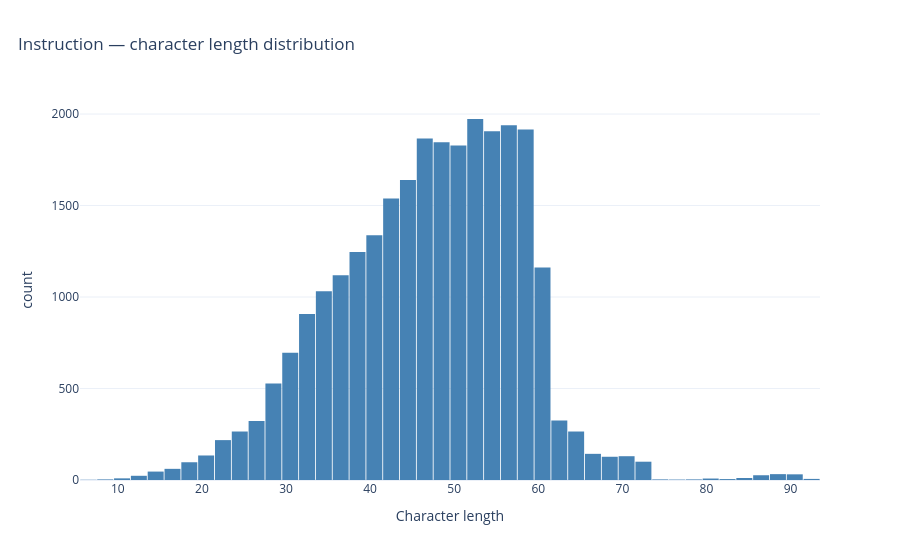
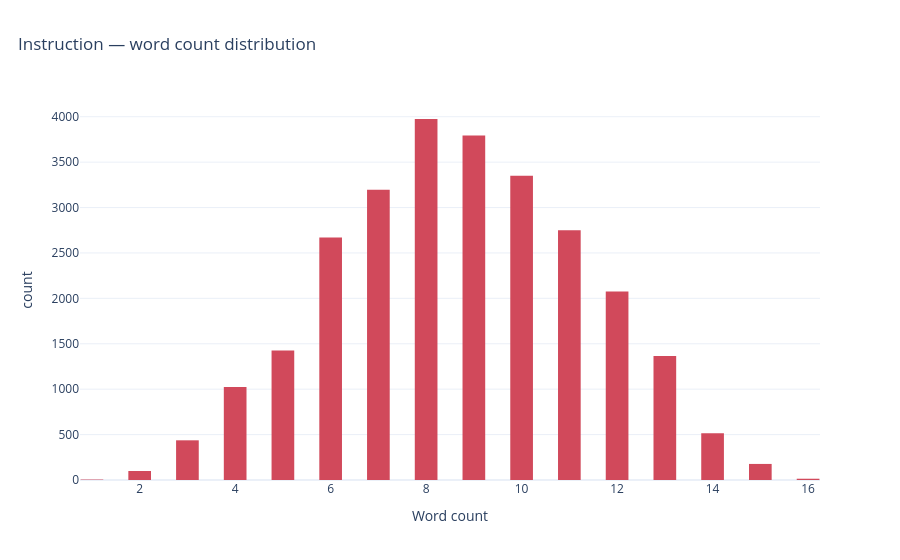
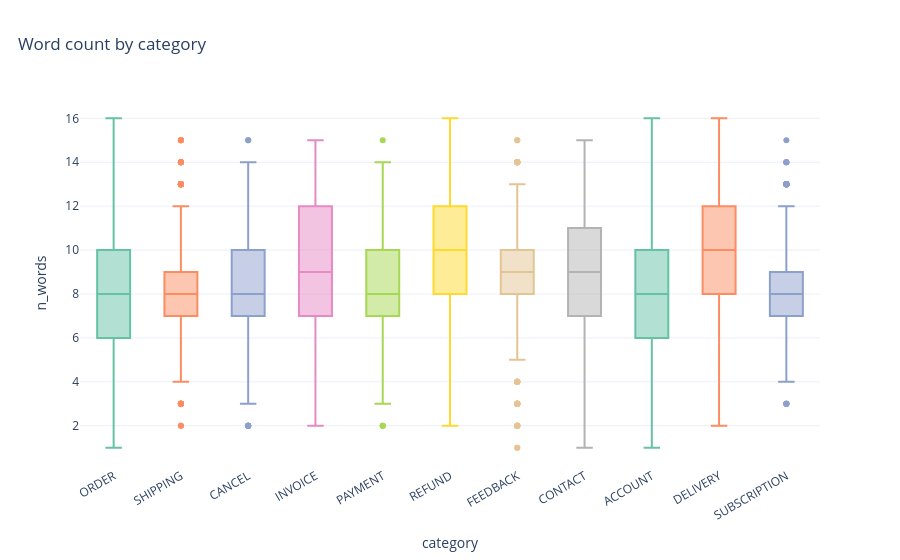

Notebook source saved alongside these figures, in order:
### Markdown cell above
### 4. Text Length Distribution
**Checking for:** Utterance length in words and characters.

**Model signals:** Median ~8 words. Short text weakens bag-of-words models as there are fewer discriminating terms per sample. Transformer models handle short sequences natively without truncation.

Computes n_chars and n_words per utterance, prints summary statistics, and plots the distribution.
Output: Mean 8.69 words / 46.89 chars, median 9, max 16. Very short utterances.
Why it matters: With a median of just 9 words, bag-of-words models have few discriminating terms per sample — this caps what TF-IDF can achieve. Transformer models handle short sequences natively, so this favours the transformer tier over classical ML.

### Code cell
# =============================================================================
# TEXT LENGTH ANALYSIS
# =============================================================================
section("Text length analysis")

df["n_chars"] = df[FEATURE_COL].str.len() # # checking the length of the text in characters by applying the string length function to the feature column and storing it in a new column 'n_chars'
df["n_words"] = df[FEATURE_COL].str.split().str.len() # checking the length of the text in words by splitting the text on whitespace and counting the resulting list's length, storing it in a new column 'n_words'

print("-" * 80)
print(df[["n_chars", "n_words"]].describe().round(2).to_string())

# creating histograms to visualise the distribution of character lengths and word counts in the instruction texts, and a box plot to show the word count distribution by category
fig = px.histogram(
    df, x="n_chars", nbins=60,
    title="Instruction — character length distribution",
    labels={"n_chars": "Character length", "count": "Count"}
)
fig.update_traces(marker_color=C_BLUE)
fig.update_layout(bargap=0.05, title_x=0.02)
fig.show()

fig = px.histogram(
    df, x="n_words", nbins=40,
    title="Instruction — word count distribution",
    labels={"n_words": "Word count", "count": "Count"}
)
fig.update_traces(marker_color=C_RED)
fig.update_layout(bargap=0.05, title_x=0.02)
fig.show()

fig = px.box( # creating a box plot to show the distribution of word counts by category, with boxes colored by category and using a predefined color sequence
    df, y="n_words", x="category",
    title="Word count by category",
    color="category",
    color_discrete_sequence=COLORS_SEQ
)
fig.update_layout(title_x=0.02, xaxis_tickangle=-30, showlegend=False)
fig.show()

### Figure 1 — Plotly figure (JSON) as saved in the notebook; plotly's stock layout.template omitted (floating-point values rounded to 4 significant figures; data arrays with more than 128 entries replaced by an {"elided": "..."} marker saying what was removed)
{"data": [{"bingroup": "x", "hovertemplate": "Character length=%{x}<br>count=%{y}<extra></extra>", "legendgroup": "", "marker": {"color": "steelblue", "pattern": {"shape": ""}}, "name": "", "nbinsx": 60, "orientation": "v", "showlegend": false, "type": "histogram", "x": {"elided": "26872 int values"}, "xaxis": "x", "yaxis": "y"}], "layout": {"bargap": 0.05, "barmode": "relative", "legend": {"tracegroupgap": 0}, "title": {"text": "Instruction — character length distribution", "x": 0.02}, "xaxis": {"anchor": "y", "domain": [0, 1], "title": {"text": "Character length"}}, "yaxis": {"anchor": "x", "domain": [0, 1], "title": {"text": "count"}}}}

### Figure 2 — Plotly figure (JSON) as saved in the notebook; plotly's stock layout.template omitted (floating-point values rounded to 4 significant figures; data arrays with more than 128 entries replaced by an {"elided": "..."} marker saying what was removed)
{"data": [{"bingroup": "x", "hovertemplate": "Word count=%{x}<br>count=%{y}<extra></extra>", "legendgroup": "", "marker": {"color": "#D1495B", "pattern": {"shape": ""}}, "name": "", "nbinsx": 40, "orientation": "v", "showlegend": false, "type": "histogram", "x": {"elided": "26872 int values"}, "xaxis": "x", "yaxis": "y"}], "layout": {"bargap": 0.05, "barmode": "relative", "legend": {"tracegroupgap": 0}, "title": {"text": "Instruction — word count distribution", "x": 0.02}, "xaxis": {"anchor": "y", "domain": [0, 1], "title": {"text": "Word count"}}, "yaxis": {"anchor": "x", "domain": [0, 1], "title": {"text": "count"}}}}

### Figure 3 — Plotly figure (JSON) as saved in the notebook; plotly's stock layout.template omitted (floating-point values rounded to 4 significant figures; data arrays with more than 128 entries replaced by an {"elided": "..."} marker saying what was removed)
{"data": [{"alignmentgroup": "True", "hovertemplate": "category=%{x}<br>n_words=%{y}<extra></extra>", "legendgroup": "ORDER", "marker": {"color": "rgb(102,194,165)"}, "name": "ORDER", "notched": false, "offsetgroup": "ORDER", "orientation": "v", "showlegend": true, "type": "box", "x": {"elided": "3988 str values"}, "x0": " ", "xaxis": "x", "y": {"elided": "3988 int values"}, "y0": " ", "yaxis": "y"}, {"alignmentgroup": "True", "hovertemplate": "category=%{x}<br>n_words=%{y}<extra></extra>", "legendgroup": "SHIPPING", "marker": {"color": "rgb(252,141,98)"}, "name": "SHIPPING", "notched": false, "offsetgroup": "SHIPPING", "orientation": "v", "showlegend": true, "type": "box", "x": {"elided": "1970 str values"}, "x0": " ", "xaxis": "x", "y": {"elided": "1970 int values"}, "y0": " ", "yaxis": "y"}, {"alignmentgroup": "True", "hovertemplate": "category=%{x}<br>n_words=%{y}<extra></extra>", "legendgroup": "CANCEL", "marker": {"color": "rgb(141,160,203)"}, "name": "CANCEL", "notched": false, "offsetgroup": "CANCEL", "orientation": "v", "showlegend": true, "type": "box", "x": {"elided": "950 str values"}, "x0": " ", "xaxis": "x", "y": {"elided": "950 int values"}, "y0": " ", "yaxis": "y"}, {"alignmentgroup": "True", "hovertemplate": "category=%{x}<br>n_words=%{y}<extra></extra>", "legendgroup": "INVOICE", "marker": {"color": "rgb(231,138,195)"}, "name": "INVOICE", "notched": false, "offsetgroup": "INVOICE", "orientation": "v", "showlegend": true, "type": "box", "x": {"elided": "1999 str values"}, "x0": " ", "xaxis": "x", "y": {"elided": "1999 int values"}, "y0": " ", "yaxis": "y"}, {"alignmentgroup": "True", "hovertemplate": "category=%{x}<br>n_words=%{y}<extra></extra>", "legendgroup": "PAYMENT", "marker": {"color": "rgb(166,216,84)"}, "name": "PAYMENT", "notched": false, "offsetgroup": "PAYMENT", "orientation": "v", "showlegend": true, "type": "box", "x": {"elided": "1998 str values"}, "x0": " ", "xaxis": "x", "y": {"elided": "1998 int values"}, "y0": " ", "yaxis": "y"}, {"alignmentgroup": "True", "hovertemplate": "category=%{x}<br>n_words=%{y}<extra></extra>", "legendgroup": "REFUND", "marker": {"color": "rgb(255,217,47)"}, "name": "REFUND", "notched": false, "offsetgroup": "REFUND", "orientation": "v", "showlegend": true, "type": "box", "x": {"elided": "2992 str values"}, "x0": " ", "xaxis": "x", "y": {"elided": "2992 int values"}, "y0": " ", "yaxis": "y"}, {"alignmentgroup": "True", "hovertemplate": "category=%{x}<br>n_words=%{y}<extra></extra>", "legendgroup": "FEEDBACK", "marker": {"color": "rgb(229,196,148)"}, "name": "FEEDBACK", "notched": false, "offsetgroup": "FEEDBACK", "orientation": "v", "showlegend": true, "type": "box", "x": {"elided": "1997 str values"}, "x0": " ", "xaxis": "x", "y": {"elided": "1997 int values"}, "y0": " ", "yaxis": "y"}, {"alignmentgroup": "True", "hovertemplate": "category=%{x}<br>n_words=%{y}<extra></extra>", "legendgroup": "CONTACT", "marker": {"color": "rgb(179,179,179)"}, "name": "CONTACT", "notched": false, "offsetgroup": "CONTACT", "orientation": "v", "showlegend": true, "type": "box", "x": {"elided": "1999 str values"}, "x0": " ", "xaxis": "x", "y": {"elided": "1999 int values"}, "y0": " ", "yaxis": "y"}, {"alignmentgroup": "True", "hovertemplate": "category=%{x}<br>n_words=%{y}<extra></extra>", "legendgroup": "ACCOUNT", "marker": {"color": "rgb(102,194,165)"}, "name": "ACCOUNT", "notched": false, "offsetgroup": "ACCOUNT", "orientation": "v", "showlegend": true, "type": "box", "x": {"elided": "5986 str values"}, "x0": " ", "xaxis": "x", "y": {"elided": "5986 int values"}, "y0": " ", "yaxis": "y"}, {"alignmentgroup": "True", "hovertemplate": "category=%{x}<br>n_words=%{y}<extra></extra>", "legendgroup": "DELIVERY", "marker": {"color": "rgb(252,141,98)"}, "name": "DELIVERY", "notched": false, "offsetgroup": "DELIVERY", "orientation": "v", "showlegend": true, "type": "box", "x": {"elided": "1994 str values"}, "x0": " ", "xaxis": "x", "y": {"elided": "1994 int values"}, "y0": " ", "yaxis": "y"}, {"alignmentgroup": "True", "hovertemplate": "category=%{x}<br>n_words=%{y}<extra></extra>", "legendgroup": "SUBSCRIPTION", "marker": {"color": "rgb(141,160,203)"}, "name": "SUBSCRIPTION", "notched": false, "offsetgroup": "SUBSCRIPTION", "orientation": "v", "showlegend": true, "type": "box", "x": {"elided": "999 str values"}, "x0": " ", "xaxis": "x", "y": {"elided": "999 int values"}, "y0": " ", "yaxis": "y"}], "layout": {"boxmode": "overlay", "legend": {"title": {"text": "category"}, "tracegroupgap": 0}, "showlegend": false, "title": {"text": "Word count by category", "x": 0.02}, "xaxis": {"anchor": "y", "categoryarray": ["ORDER", "SHIPPING", "CANCEL", "INVOICE", "PAYMENT", "REFUND", "FEEDBACK", "CONTACT", "ACCOUNT", "DELIVERY", "SUBSCRIPTION"], "categoryorder": "array", "domain": [0, 1], "tickangle": -30, "title": {"text": "category"}}, "yaxis": {"anchor": "x", "domain": [0, 1], "title": {"text": "n_words"}}}}
